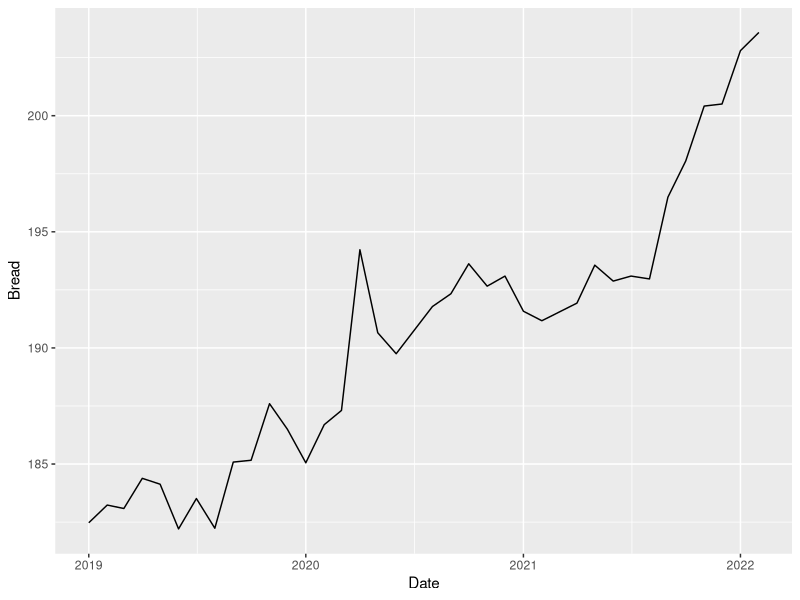
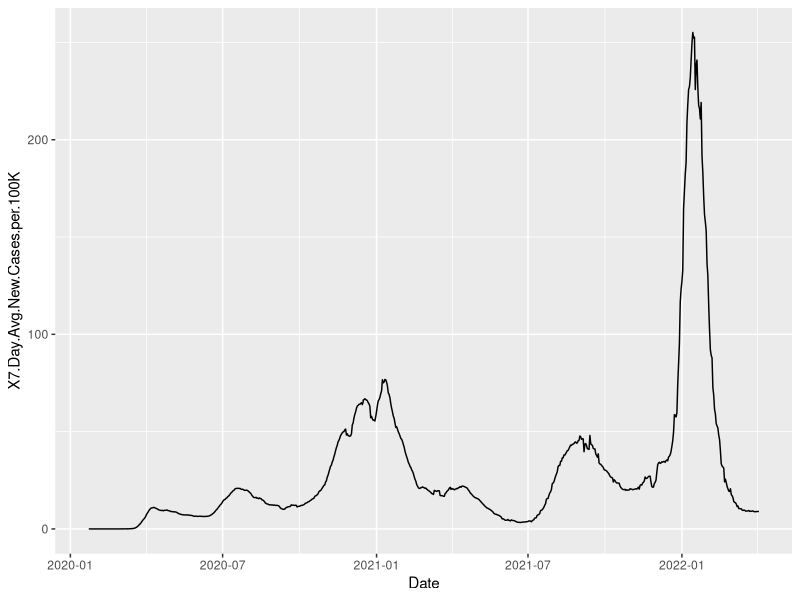
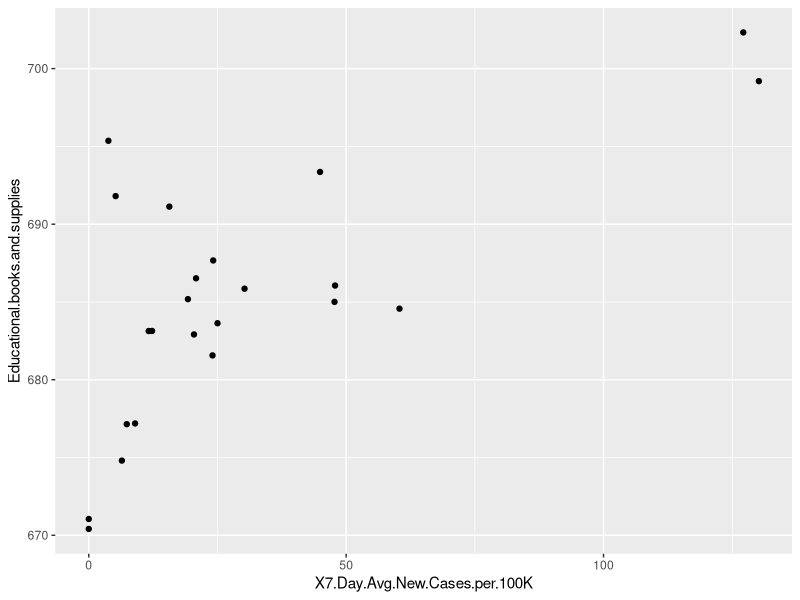

Write R code to recreate these figures, in order. (Note: this script raises an error after producing the figures.)
## ---- chunk 1
knitr::opts_chunk$set(echo = TRUE)
## ---- chunk 2
library(tidyverse)
library(zoo)
library(dslabs)
library(caret)
library(stringr)
library(ggplot2)
library(dplyr)
library(tibble)
library(lubridate)
CPI_data <- read.csv("CPI_data.csv")
Covid_data <- read.csv("trends_in_covid19_cases_and_deaths_in_the_us_reported_to_cdc_by_population_factors.csv")

## ---- chunk 3
Clean_Covid_Data <- Covid_data %>% filter(Classification == "Metro_Rural") %>% filter(Category == 1)
Clean_Covid_Data <- Clean_Covid_Data %>% mutate(Date = as.Date(Clean_Covid_Data$Date, format = "%m/%d/%Y")) 

CPI_data <- CPI_data %>%  mutate(Date = as.Date(as.yearmon(CPI_data$Date, format = '%Y-%B')))

Clean_Covid_Data

All_Data <- inner_join(CPI_data, Clean_Covid_Data)
CPI_data
nrow(CPI_data)

## ---- chunk 4
CPI_data %>% ggplot(aes(Date, Bread)) + geom_line()
tail(Clean_Covid_Data)
Clean_Covid_Data  %>% ggplot(aes(Date, X7.Day.Avg.New.Cases.per.100K)) + geom_line()

All_Data %>% ggplot(aes(X7.Day.Avg.New.Cases.per.100K, Educational.books.and.supplies)) + geom_point()



nrow(CPI_covid_data)
CPI_covid_data
Covid_data_endFeb
#CPI_covid_data <- CPI_data %>% filter(Date > '2020-23-01')
Covid_data_endFeb <- Clean_Covid_Data %>% filter(Date < '2022-02-26')
#tail(Covid_data_endFeb)
#tail(CPI_covid_data)


CPI_covid_data
Covid_data_endFeb

months <- as_tibble(c())
months['monthname'] <- NA
months['monthcases'] <- NA

months

mymonths <-c("2020JAN", "2020FEB", "2020MAR", "2020APR", "2020MAY", "2020JUN", "2020JUL", "2020AUG", "2020SEP", "2020OCT", "2020NOV", "2020DEC", "2021JAN", "2021FEB", "2021MAR", "2021APR", "2021MAY", "2021JUN", "2021JUL", "2021AUG", "2021SEP", "2021OCT", "2021NOV", "2021DEC", "2022JAN", "2022FEB")

for(i in 1:26){
 months[i, ] <- NA
}

months

for(i in 1:26){
  months$monthname[i] <- mymonths[i]
}


covmonthly <- as_tibble(c())

Covid_data_endFeb

Covid_data_endFeb$newcases <- 0



for(i in 2:767)
{
  Covid_data_endFeb$newcases[i] <- Covid_data_endFeb$Total.Cases.per.100K[i] - Covid_data_endFeb$Total.Cases.per.100K[i-1]
}
#create a new column which indicates new cases each day 

Covid_data_endFeb

## ---- chunk 5

myvec <- c()


myvec[1:26] <- 0


v <- 3
start <- 37 
c1 <- 30
c2 <- 31 

for(i in 1:11){
  sum <- 0 
  if(i %% 2 != 0)
  {
    sum <- 0
    for(j in (start:(start+c2))){
      sum <- sum + Covid_data_endFeb$newcases[j]
    }
    avg <- sum / 31
    myvec[v] <- avg
    sum <- 0
    avg <- 0
    v <- v + 1
    start <- start + c2
  }
  else
  {
    sum <- 0
    for(k in (start:(start+c1))){
      sum <- sum + Covid_data_endFeb$newcases[k]
    }
    avg <- sum / 30
    myvec[v] <- avg
    sum <- 0
    avg <- 0
    v <- v + 1
    start <- start + c1
  }
}

#covers indexes 1:13 Jan2020 - Jan 2021

newsum <- 0

for(i in (start:(start + 29))){
  newsum <- newsum + Covid_data_endFeb$newcases[i]
}
newavg <- newsum / 29
myvec[v] <- newavg
newsum <- 0
newavg <- 0 
v <- v + 1
start <- start + 29


for(i in 1:11){
  sum <- 0 
  if(i %% 2 != 0)
  {
    sum <- 0
    for(j in (start:(start+c2))){
      sum <- sum + Covid_data_endFeb$newcases[j]
    }
    avg <- sum / 31
    myvec[v] <- avg
    sum <- 0
    avg <- 0
    v <- v + 1
    start <- start + c2
  }
  else
  {
    sum <- 0
    for(k in (start:(start+c1))){
      sum <- sum + Covid_data_endFeb$newcases[k]
    }
    avg <- sum / 30
    myvec[v] <- avg
    sum <- 0
    avg <- 0
    v <- v + 1
    start <- start + c1
  }
}


for(i in (start:(start + 28))){
  newsum <- newsum + Covid_data_endFeb$newcases[i]
}
newavg <- newsum / 28
myvec[v] <- newavg
newsum <- 0
newavg <- 0 
v <- v + 1
start <- start + 28


months


for(i in 1:26){
  months$monthcases[i] <- myvec[i]
}  

months
## ---- chunk 6
CPI_covid_data <- dplyr::add_row(
  CPI_covid_data,
  Date = "2020-July",
  Bread = 190.894,
  Chicken = 1,
  Eggs = 1,
  Unleaded.regular.gasoline = 1,
  Electricity = 1,
  Utility..gas.service = 1,
  Day.care.and.preschool = 1,
  College.tuition.and.fees = 1,
  Educational.books.and.supplies = 1,
  Parking.fees.and.tolls = 1,
  Airline.fares = 1,
  Motor.vehicle.insurance = 1,
  Prescription.drugs = 533.551,
  Nonprescription.drugs = 96.423,
  Medical.equipment.and.supplies = 102.184,
  Recorded.music.and.music.subscriptions = 1,
  Cable.and.satellite.television.service = 1,
  Rental.of.video.discs.and.other.media = 136.921,
  Recreational.books = 1,
  Outdoor.equipment.and.supplies = 1,
  Indoor.plants.and.flowers = 1,
  Household.cleaning.products = 126.653,
  Rent.of.primary.residence = 1,
  .before = 7
)

CPI_covid_data

## ---- chunk 7

month.vid <- months

month.supp <- months

month.med <- months

month.pre <- months

month.nonpre <- months

for(i in 1:26)
{
  month.vid$prices[i] <- CPI_covid_data$Rental.of.video.discs.and.other.media[i]
  month.supp$prices[i] <- CPI_covid_data$Household.cleaning.products[i]
  month.med$prices[i] <- CPI_covid_data$Medical.equipment.and.supplies[i]
  month.pre$prices[i] <- CPI_covid_data$Prescription.drugs[i]
  month.nonpre$prices[i] <- CPI_covid_data$Nonprescription.drugs[i]
}


month.vid
month.supp
month.med
month.pre
month.nonpre

#seperated all the prices by month into seperate dataframes for variables whose prices were most affected by case count
## ---- chunk 8
video_rentals_plot <- ggplot(month.vid, aes(x= monthname, y = prices, fill = monthcases)) + geom_bar(stat = "identity") +
  scale_fill_gradient2(low = "white", high = "black", mid = "grey")
  
video_rentals_plot

## ---- chunk 9
cleansupp_plot <- ggplot(month.supp, aes(x= monthname, y = prices, fill = monthcases)) + geom_bar(stat = "identity") +
  scale_fill_gradient2(low = "white", high = "black", mid = "grey")
  
cleansupp_plot




## ---- chunk 10
med_plot <- ggplot(month.med, aes(x= monthname, y = prices, fill = monthcases)) + geom_bar(stat = "identity") +
  scale_fill_gradient2(low = "white", high = "black", mid = "grey")
  
med_plot




## ---- chunk 11
pres_plot <- ggplot(month.pre, aes(x= monthname, y = prices, fill = monthcases)) + geom_bar(stat = "identity") +
  scale_fill_gradient2(low = "white", high = "black", mid = "grey")
  
pres_plot




## ---- chunk 12
nonpre_plot <- ggplot(month.nonpre, aes(x= monthname, y = prices, fill = monthcases)) + geom_bar(stat = "identity") +
  scale_fill_gradient2(low = "white", high = "black", mid = "grey")
  
nonpre_plot




## ---- chunk 13
#the linear regression for food items
eggs <- summary(lm(X7.Day.Avg.New.Cases.per.100K ~ Eggs, data = All_Data))
bread <- summary(lm(X7.Day.Avg.New.Cases.per.100K ~ Bread, data = All_Data))
chicken <- summary(lm(X7.Day.Avg.New.Cases.per.100K ~ Chicken, data = All_Data))
food <- summary(lm(X7.Day.Avg.New.Cases.per.100K ~ Chicken + Bread + Eggs, data = All_Data))

## ---- chunk 14
#the linear regression for energy
gas <- summary(lm(X7.Day.Avg.New.Cases.per.100K ~ Unleaded.regular.gasoline, data = All_Data))
electricity <- summary(lm(X7.Day.Avg.New.Cases.per.100K ~ Electricity, data = All_Data))
natural_gas <- summary(lm(X7.Day.Avg.New.Cases.per.100K ~ Utility..gas.service, data = All_Data))
power <- summary(lm(X7.Day.Avg.New.Cases.per.100K ~ Utility..gas.service + Electricity + Unleaded.regular.gasoline, data = All_Data))

## ---- chunk 15
#the linear regression for education/child care
day_care <- summary(lm(X7.Day.Avg.New.Cases.per.100K ~ Day.care.and.preschool, data = All_Data))
college_tuition <- summary(lm(X7.Day.Avg.New.Cases.per.100K ~ College.tuition.and.fees, data = All_Data))
educational_supplies <- summary(lm(X7.Day.Avg.New.Cases.per.100K ~ Educational.books.and.supplies, data = All_Data))
education <- summary(lm(X7.Day.Avg.New.Cases.per.100K ~ Educational.books.and.supplies + College.tuition.and.fees + Day.care.and.preschool, data = All_Data))
## ---- chunk 16
#the linear regression for transportation items
parking_fees <- summary(lm(X7.Day.Avg.New.Cases.per.100K ~ Parking.fees.and.tolls, data = All_Data))
motor_insurance <- summary(lm(X7.Day.Avg.New.Cases.per.100K ~ Motor.vehicle.insurance, data = All_Data))
airline_fares <- summary(lm(X7.Day.Avg.New.Cases.per.100K ~ Airline.fares, data = All_Data))
transportation <- summary(lm(X7.Day.Avg.New.Cases.per.100K ~ Airline.fares + Motor.vehicle.insurance + Parking.fees.and.tolls, data = All_Data))
#transportation
## ---- chunk 17
#the linear regression for medical items items
prescription_drugs <- summary(lm(X7.Day.Avg.New.Cases.per.100K ~ Prescription.drugs, data = All_Data))
nonprescription_drugs <- summary(lm(X7.Day.Avg.New.Cases.per.100K ~ Nonprescription.drugs, data = All_Data))
medical_supplies <- summary(lm(X7.Day.Avg.New.Cases.per.100K ~ Medical.equipment.and.supplies, data = All_Data))
medicine <- summary(lm(X7.Day.Avg.New.Cases.per.100K ~ Medical.equipment.and.supplies + Nonprescription.drugs + Prescription.drugs, data = All_Data))

#graph for prescription_durgs
prescription_drugs_plot <- ggplot(aes(x = CPI_data$Prescription.drugs, y = Clean_Covid_Data$X7.Day.Avg.New.Cases.per.100K))+geom_histogram()

## ---- chunk 18
#the linear regression for entertainment items
music <- summary(lm(X7.Day.Avg.New.Cases.per.100K ~ Recorded.music.and.music.subscriptions, data = All_Data))
cable_tv <- summary(lm(X7.Day.Avg.New.Cases.per.100K ~ Cable.and.satellite.television.service, data = All_Data))
video_rentals <- summary(lm(X7.Day.Avg.New.Cases.per.100K ~ Rental.of.video.discs.and.other.media, data = All_Data))
books <- summary(lm(X7.Day.Avg.New.Cases.per.100K ~ Recreational.books, data = All_Data))
entertainment <- summary(lm(X7.Day.Avg.New.Cases.per.100K ~ Recreational.books + Rental.of.video.discs.and.other.media + Cable.and.satellite.television.service + Recorded.music.and.music.subscriptions, data = All_Data))

## ---- chunk 19
#the linear regression for general home items
outdoor_equipment <- summary(lm(X7.Day.Avg.New.Cases.per.100K ~ Outdoor.equipment.and.supplies, data = All_Data))
indoor_plants <- summary(lm(X7.Day.Avg.New.Cases.per.100K ~ Indoor.plants.and.flowers, data = All_Data))
cleaning_supplies <- summary(lm(X7.Day.Avg.New.Cases.per.100K ~ Household.cleaning.products, data = All_Data))
rent <- summary(lm(X7.Day.Avg.New.Cases.per.100K ~ Rent.of.primary.residence, data = All_Data))
home <- summary(lm(X7.Day.Avg.New.Cases.per.100K ~ Rent.of.primary.residence + Household.cleaning.products + Indoor.plants.and.flowers + Outdoor.equipment.and.supplies, data = All_Data))

## ---- chunk 20
#Total CPI linear regression for US and India
US_total <- summary(lm(X7.Day.Avg.New.Cases.per.100K ~ All.items, data = All_Data))
India_total <- summary(lm(X7.Day.Avg.New.Cases.per.100K ~ India.All.items, data = All_Data))
 
